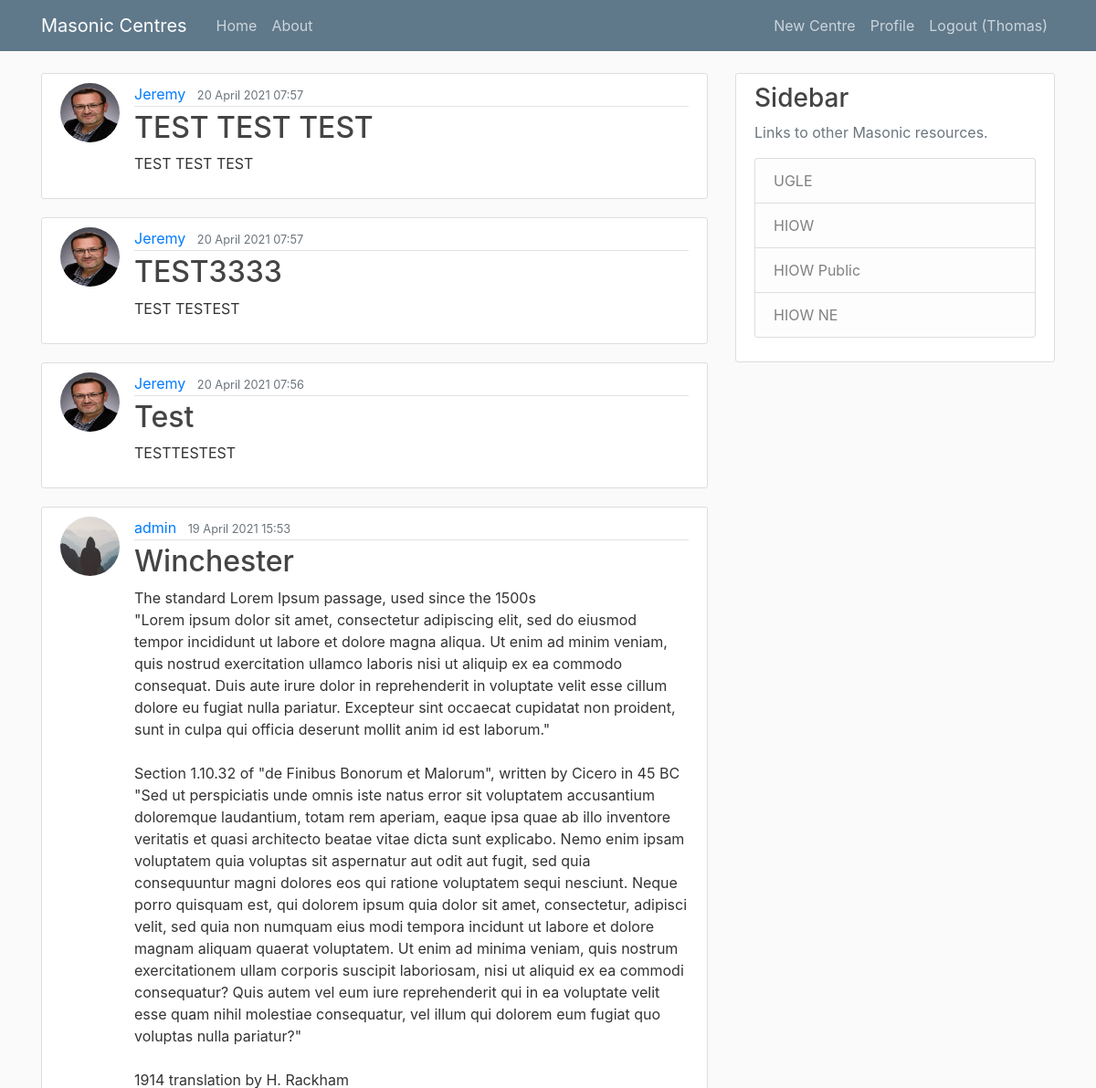
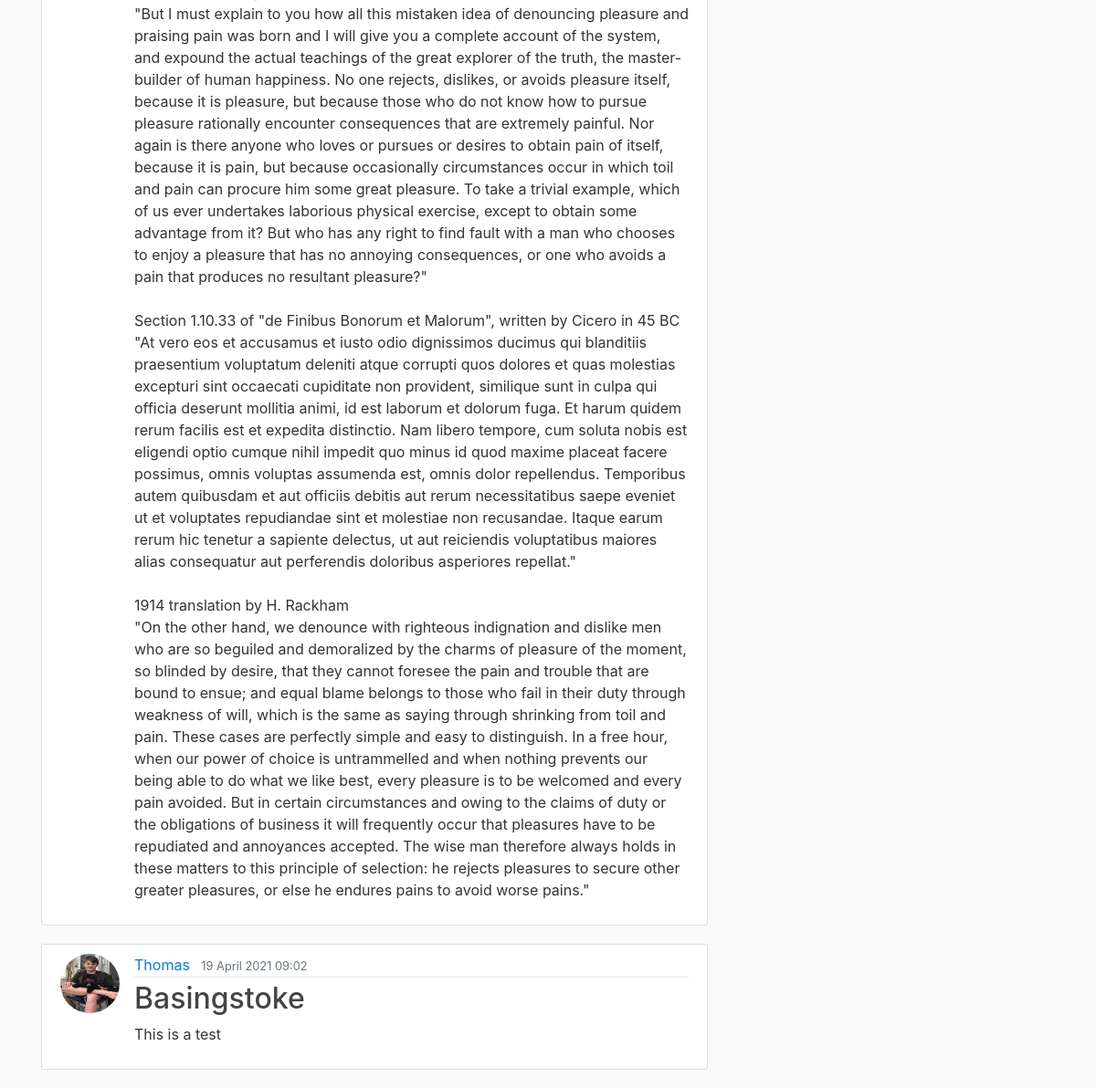
Screenshot of / (signed in) with the database file from the repository (2 pictures, top to bottom).
### blog/models.py (models this page shows, shortened)
class Post(models.Model):
    title = models.CharField(max_length=100)
    content = models.TextField()
    date_posted = models.DateTimeField(default=timezone.now)
    update_posted = models.DateTimeField(auto_now=True)
    author = models.ForeignKey(User, on_delete=models.CASCADE)

### users/models.py (models this page shows, shortened)
class Profile(models.Model):
    user = models.OneToOneField(User, on_delete=models.CASCADE)
    image = models.ImageField(default='default.jpg', upload_to='profile_pics')

### blog/views.py (the view)
# urls.py: path('', PostListView.as_view(), name='blog-home'),
class PostListView(ListView):
    model = Post
    template_name = 'blog/home.html'
    context_object_name = 'posts'
    ordering = ['-date_posted']
    paginate_by = 5

### blog/templates/blog/home.html
{% extends "blog/base.html" %}
{% block content %}
    {% for post in posts %}
        <article class="media content-section">
            <img class="rounded-circle article-img" src="{{ post.author.profile.image.url }}" alt="Profile picture">
            <div class="media-body">
                <div class="article-metadata">
                    <a class="mr-2" href="#">{{ post.author }}</a>
                    <small class="text-muted">{{ post.date_posted|date:"d F Y H:i" }}</small>
                </div>
                <h2><a class="article-title" href="{% url 'post-detail' post.id %}">{{ post.title }}</a></h2>
                <p class="article-content">{{ post.content }}</p>
            </div>
        </article>
    {% endfor %}
{% endblock content %}

### blog/templates/blog/base.html (shortened to what this page needs)
{% load static %}
<!DOCTYPE html>
<html>
    <head>
        <link rel="stylesheet" href="https://maxcdn.bootstrapcdn.com/bootstrap/4.0.0/css/bootstrap.min.css">
        <link rel="stylesheet" type="text/css" href="{% static 'blog/main.css' %}">
    </head>
    <body>
        <header class="site-header">
            <nav class="navbar navbar-expand-md navbar-dark bg-steel fixed-top">
                <div class="container">
                    <a class="navbar-brand mr-4" href="{% url 'blog-home' %}">Masonic Centres</a>
                    <div class="collapse navbar-collapse" id="navbarToggle">
                        <div class="navbar-nav mr-auto">
                            <a class="nav-item nav-link" href="{% url 'blog-home' %}">Home</a>
                            <a class="nav-item nav-link" href="{% url 'blog-about' %}">About</a>
                        </div>
                        <div class="navbar-nav">
                            {% if user.is_authenticated %}
                                <a class="nav-item nav-link" href="{% url 'post-create' %}">New Centre</a>
                                <a class="nav-item nav-link" href="{% url 'profile' %}">Profile</a>
                                <a class="nav-item nav-link" href="{% url 'logout' %}">Logout ({{ user.username }})</a>
                            {% else %}
                                <a class="nav-item nav-link" href="{% url 'login' %}">Login</a>
                                <a class="nav-item nav-link" href="{% url 'register' %}">Register</a>
                            {% endif %}
                        </div>
                    </div>
                </div>
            </nav>
        </header>
        <main role="main" class="container">
            <div class="row">
                <div class="col-md-8">
                    {% block content %}{% endblock %}
                </div>
                <div class="col-md-4">
                    <div class="content-section">
                        <h3>Sidebar</h3>
                        <p class='text-muted'>Links to other Masonic resources.
                            <ul class="list-group">
                                <li class="list-group-item list-group-item-light">UGLE</li>
                                <li class="list-group-item list-group-item-light">HIOW</li>
                                <li class="list-group-item list-group-item-light">HIOW Public</li>
                                <li class="list-group-item list-group-item-light">HIOW NE</li>
                            </ul>
                        </p>
                    </div>
                </div>
            </div>
        </main>
    </body>
</html>

### blog/static/blog/main.css (style rules this page uses)
body { background: #fafafa; color: #333333; margin-top: 5rem; }
h1, h2, h3, h4, h5, h6 { color: #444444; }
ul { margin: 0; }
.bg-steel { background-color: #5f788a; }
.site-header .navbar-nav .nav-link { color: #cbd5db; }
.content-section { background: #ffffff; padding: 10px 20px; border: 1px solid #dddddd; border-radius: 3px; margin-bottom: 20px; }
.article-title { color: #444444; }
.article-content { white-space: pre-line; }
.article-img { height: 65px; width: 65px; margin-right: 16px; }
.article-metadata { padding-bottom: 1px; margin-bottom: 4px; border-bottom: 1px solid #e3e3e3 }

### rows the page displays
Post: author.profile.image (picture), author "Jeremy", date_posted "20 April 2021 07:57", title "TEST TEST TEST", content "TEST TEST TEST"
Post: author.profile.image (picture), author "Jeremy", date_posted "20 April 2021 07:57", title "TEST3333", content "TEST TESTEST"
Post: author.profile.image (picture), author "Jeremy", date_posted "20 April 2021 07:56", title "Test", content "TESTTESTEST"
Post: author.profile.image (placeholder picture), author "admin", date_posted "19 April 2021 15:53", title "Winchester", content "The standard Lorem Ipsum passage, used since the 1500s \"Lorem ipsum dolor sit amet, consectetur adipiscing elit, sed do eiusmod tempor incididunt ut labore et dolore magna aliqua. Ut enim ad minim veniam, quis nostrud exercitation ullamco laboris nisi ut aliquip ex ea commodo consequat. Duis aute irure dolor in reprehenderit in voluptate velit esse cillum dolore eu fugiat nulla pariatur. Excepteur sint occaecat cupidatat non proident, sunt in culpa qui officia deserunt mollit anim id est laborum.\" Section 1.10.32 of \"de Finibus Bonorum et Malorum\", written by Cicero in 45 BC \"Sed ut perspiciatis unde omnis iste natus error sit voluptatem accusantium doloremque laudantium, totam rem aperiam,…"
Post: author.profile.image (picture), author "Thomas", date_posted "19 April 2021 09:02", title "Basingstoke", content "This is a test"

### other values shown
{{ user.username }} "Thomas"
